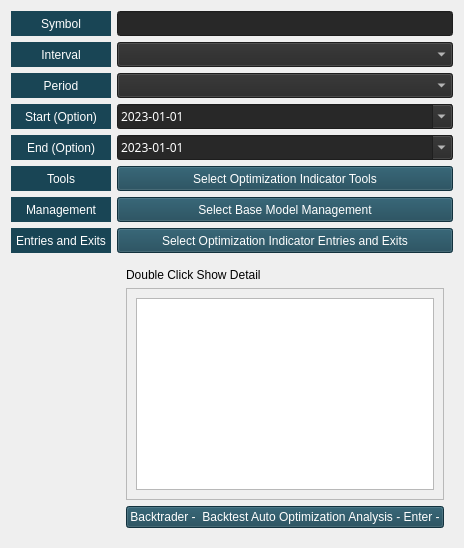
            <widget class="QWidget" name="eatechanalysis_page">
             <layout class="QVBoxLayout" name="verticalLayout_21">
              <item>
               <layout class="QFormLayout" name="formLayout_8">
                <property name="sizeConstraint">
                 <enum>QLayout::SetDefaultConstraint</enum>
                </property>
                <property name="fieldGrowthPolicy">
                 <enum>QFormLayout::AllNonFixedFieldsGrow</enum>
                </property>
                <property name="rowWrapPolicy">
                 <enum>QFormLayout::DontWrapRows</enum>
                </property>
                <property name="labelAlignment">
                 <set>Qt::AlignCenter</set>
                </property>
                <property name="formAlignment">
                 <set>Qt::AlignJustify|Qt::AlignTop</set>
                </property>
                <property name="horizontalSpacing">
                 <number>6</number>
                </property>
                <item row="0" column="0">
                 <widget class="QLabel" name="label_45">
                  <property name="minimumSize">
                   <size>
                    <width>100</width>
                    <height>25</height>
                   </size>
                  </property>
                  <property name="maximumSize">
                   <size>
                    <width>100</width>
                    <height>25</height>
                   </size>
                  </property>
                  <property name="cursor">
                   <cursorShape>ArrowCursor</cursorShape>
                  </property>
                  <property name="styleSheet">
                   <string notr="true">color: rgb(255, 255, 255);
background-color: rgb(25, 69, 85);</string>
                  </property>
                  <property name="text">
                   <string>Symbol</string>
                  </property>
                  <property name="alignment">
                   <set>Qt::AlignCenter</set>
                  </property>
                 </widget>
                </item>
                <item row="0" column="1">
                 <widget class="QLineEdit" name="ea_techanalysissymbol_edit">
                  <property name="minimumSize">
                   <size>
                    <width>0</width>
                    <height>25</height>
                   </size>
                  </property>
                  <property name="maximumSize">
                   <size>
                    <width>16777215</width>
                    <height>25</height>
                   </size>
                  </property>
                  <property name="styleSheet">
                   <string notr="true">background-color: rgb(40, 40, 40);
color: rgb(255, 255, 255);</string>
                  </property>
                  <property name="readOnly">
                   <bool>true</bool>
                  </property>
                 </widget>
                </item>
                <item row="1" column="0">
                 <widget class="QLabel" name="label_47">
                  <property name="minimumSize">
                   <size>
                    <width>100</width>
                    <height>25</height>
                   </size>
                  </property>
                  <property name="styleSheet">
                   <string notr="true">color: rgb(255, 255, 255);
background-color: rgb(25, 69, 85);</string>
                  </property>
                  <property name="text">
                   <string>Interval</string>
                  </property>
                  <property name="alignment">
                   <set>Qt::AlignCenter</set>
                  </property>
                 </widget>
                </item>
                <item row="1" column="1">
                 <widget class="QComboBox" name="ea_techInterval_combo">
                  <property name="font">
                   <font>
                    <family>Microsoft YaHei</family>
                   </font>
                  </property>
                  <property name="styleSheet">
                   <string notr="true">background-color: rgb(40, 40, 40);
color: rgb(255, 255, 255);</string>
                  </property>
                 </widget>
                </item>
                <item row="2" column="0">
                 <widget class="QLabel" name="label_48">
                  <property name="minimumSize">
                   <size>
                    <width>100</width>
                    <height>25</height>
                   </size>
                  </property>
                  <property name="styleSheet">
                   <string notr="true">color: rgb(255, 255, 255);
background-color: rgb(25, 69, 85);</string>
                  </property>
                  <property name="text">
                   <string>Period</string>
                  </property>
                  <property name="alignment">
                   <set>Qt::AlignCenter</set>
                  </property>
                 </widget>
                </item>
                <item row="2" column="1">
                 <widget class="QComboBox" name="ea_techPeriod_combo">
                  <property name="font">
                   <font>
                    <family>Microsoft YaHei</family>
                   </font>
                  </property>
                  <property name="styleSheet">
                   <string notr="true">background-color: rgb(40, 40, 40);
color: rgb(255, 255, 255);</string>
                  </property>
                 </widget>
                </item>
                <item row="3" column="0">
                 <widget class="QLabel" name="label_49">
                  <property name="minimumSize">
                   <size>
                    <width>100</width>
                    <height>20</height>
                   </size>
                  </property>
                  <property name="styleSheet">
                   <string notr="true">color: rgb(255, 255, 255);
background-color: rgb(25, 69, 85);</string>
                  </property>
                  <property name="text">
                   <string>Start (Option)</string>
                  </property>
                  <property name="alignment">
                   <set>Qt::AlignCenter</set>
                  </property>
                 </widget>
                </item>
                <item row="3" column="1">
                 <widget class="QDateEdit" name="ea_techstart_dateEdit">
                  <property name="font">
                   <font>
                    <family>Microsoft YaHei</family>
                   </font>
                  </property>
                  <property name="styleSheet">
                   <string notr="true">background-color: rgb(40, 40, 40);
color: rgb(255, 255, 255);</string>
                  </property>
                  <property name="displayFormat">
                   <string>yyyy-MM-dd</string>
                  </property>
                  <property name="calendarPopup">
                   <bool>true</bool>
                  </property>
                  <property name="date">
                   <date>
                    <year>2023</year>
                    <month>1</month>
                    <day>1</day>
                   </date>
                  </property>
                 </widget>
                </item>
                <item row="4" column="0">
                 <widget class="QLabel" name="label_50">
                  <property name="minimumSize">
                   <size>
                    <width>100</width>
                    <height>20</height>
                   </size>
                  </property>
                  <property name="styleSheet">
                   <string notr="true">color: rgb(255, 255, 255);
background-color: rgb(25, 69, 85);</string>
                  </property>
                  <property name="text">
                   <string>End (Option)</string>
                  </property>
                  <property name="alignment">
                   <set>Qt::AlignCenter</set>
                  </property>
                 </widget>
                </item>
                <item row="4" column="1">
                 <widget class="QDateEdit" name="ea_techend_dateEdit">
                  <property name="font">
                   <font>
                    <family>Microsoft YaHei</family>
                   </font>
                  </property>
                  <property name="styleSheet">
                   <string notr="true">background-color: rgb(40, 40, 40);
color: rgb(255, 255, 255);</string>
                  </property>
                  <property name="displayFormat">
                   <string>yyyy-MM-dd</string>
                  </property>
                  <property name="calendarPopup">
                   <bool>true</bool>
                  </property>
                  <property name="date">
                   <date>
                    <year>2023</year>
                    <month>1</month>
                    <day>1</day>
                   </date>
                  </property>
                 </widget>
                </item>
                <item row="5" column="0">
                 <widget class="QLabel" name="label_51">
                  <property name="minimumSize">
                   <size>
                    <width>100</width>
                    <height>25</height>
                   </size>
                  </property>
                  <property name="maximumSize">
                   <size>
                    <width>100</width>
                    <height>25</height>
                   </size>
                  </property>
                  <property name="cursor">
                   <cursorShape>ArrowCursor</cursorShape>
                  </property>
                  <property name="styleSheet">
                   <string notr="true">color: rgb(255, 255, 255);
background-color: rgb(25, 69, 85);</string>
                  </property>
                  <property name="text">
                   <string>Tools</string>
                  </property>
                  <property name="alignment">
                   <set>Qt::AlignCenter</set>
                  </property>
                 </widget>
                </item>
                <item row="5" column="1">
                 <widget class="QPushButton" name="ea_techanalysis_tools_btn">
                  <property name="minimumSize">
                   <size>
                    <width>0</width>
                    <height>25</height>
                   </size>
                  </property>
                  <property name="styleSheet">
                   <string notr="true">color: rgb(255, 255, 255);
background-color: rgb(25, 69, 85);</string>
                  </property>
                  <property name="text">
                   <string>Select Optimization Indicator Tools</string>
                  </property>
                 </widget>
                </item>
                <item row="6" column="0">
                 <widget class="QLabel" name="label_52">
                  <property name="minimumSize">
                   <size>
                    <width>100</width>
                    <height>25</height>
                   </size>
                  </property>
                  <property name="maximumSize">
                   <size>
                    <width>100</width>
                    <height>25</height>
                   </size>
                  </property>
                  <property name="cursor">
                   <cursorShape>ArrowCursor</cursorShape>
                  </property>
                  <property name="styleSheet">
                   <string notr="true">color: rgb(255, 255, 255);
background-color: rgb(25, 69, 85);</string>
                  </property>
                  <property name="text">
                   <string>Management</string>
                  </property>
                  <property name="alignment">
                   <set>Qt::AlignCenter</set>
                  </property>
                 </widget>
                </item>
                <item row="6" column="1">
                 <widget class="QPushButton" name="ea_techanalysis_tools_mmbtn">
                  <property name="minimumSize">
                   <size>
                    <width>0</width>
                    <height>25</height>
                   </size>
                  </property>
                  <property name="styleSheet">
                   <string notr="true">color: rgb(255, 255, 255);
background-color: rgb(25, 69, 85);</string>
                  </property>
                  <property name="text">
                   <string>Select Base Model Management</string>
                  </property>
                 </widget>
                </item>
                <item row="7" column="0">
                 <widget class="QLabel" name="label_53">
                  <property name="minimumSize">
                   <size>
                    <width>100</width>
                    <height>25</height>
                   </size>
                  </property>
                  <property name="maximumSize">
                   <size>
                    <width>100</width>
                    <height>25</height>
                   </size>
                  </property>
                  <property name="cursor">
                   <cursorShape>ArrowCursor</cursorShape>
                  </property>
                  <property name="styleSheet">
                   <string notr="true">color: rgb(255, 255, 255);
background-color: rgb(25, 69, 85);</string>
                  </property>
                  <property name="text">
                   <string>Entries and Exits</string>
                  </property>
                  <property name="alignment">
                   <set>Qt::AlignCenter</set>
                  </property>
                 </widget>
                </item>
                <item row="7" column="1">
                 <widget class="QPushButton" name="ea_techanalysis_tools_entriesbtn">
                  <property name="minimumSize">
                   <size>
                    <width>0</width>
                    <height>25</height>
                   </size>
                  </property>
                  <property name="styleSheet">
                   <string notr="true">color: rgb(255, 255, 255);
background-color: rgb(25, 69, 85);</string>
                  </property>
                  <property name="text">
                   <string>Select Optimization Indicator Entries and Exits</string>
                  </property>
                 </widget>
                </item>
                <item row="8" column="1">
                 <widget class="QWidget" name="eachartwidget" native="true">
                  <property name="minimumSize">
                   <size>
                    <width>0</width>
                    <height>0</height>
                   </size>
                  </property>
                  <layout class="QVBoxLayout" name="verticalLayout_20">
                   <item>
                    <widget class="QLabel" name="label_29">
                     <property name="text">
                      <string>Double Click Show Detail</string>
                     </property>
                    </widget>
                   </item>
                   <item>
                    <widget class="QScrollArea" name="scrollArea">
                     <property name="widgetResizable">
                      <bool>true</bool>
                     </property>
                     <widget class="QWidget" name="scrollAreaWidgetContents">
                      <property name="geometry">
                       <rect>
                        <x>0</x>
                        <y>0</y>
                        <width>98</width>
                        <height>89</height>
                       </rect>
                      </property>
                      <layout class="QVBoxLayout" name="verticalLayout_22">
                       <item>
                        <widget class="QTableView" name="ea_tableView">
                         <property name="editTriggers">
                          <set>QAbstractItemView::NoEditTriggers</set>
                         </property>
                         <property name="selectionBehavior">
                          <enum>QAbstractItemView::SelectRows</enum>
                         </property>
                        </widget>
                       </item>
                      </layout>
                     </widget>
                    </widget>
                   </item>
                   <item>
                    <widget class="QPushButton" name="ea_Techenter_btn">
                     <property name="styleSheet">
                      <string notr="true">color: rgb(255, 255, 255);
background-color: rgb(25, 69, 85);</string>
                     </property>
                     <property name="text">
                      <string>Backtrader -  Backtest Auto Optimization Analysis - Enter -</string>
                     </property>
                    </widget>
                   </item>
                  </layout>
                 </widget>
                </item>
               </layout>
              </item>
             </layout>
            </widget>
